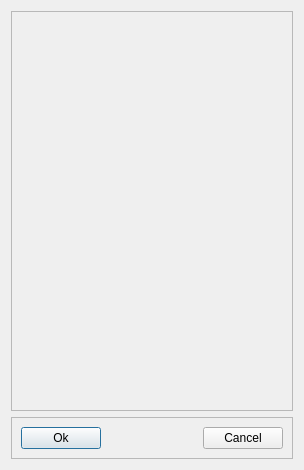
<?xml version="1.0" encoding="UTF-8"?>
<ui version="4.0">
 <class>SetColumnsDialog</class>
 <widget class="QDialog" name="SetColumnsDialog">
  <property name="geometry">
   <rect>
    <x>0</x>
    <y>0</y>
    <width>304</width>
    <height>470</height>
   </rect>
  </property>
  <property name="windowTitle">
   <string>Dialog</string>
  </property>
  <layout class="QGridLayout" name="gridLayout_2">
   <item row="1" column="0">
    <widget class="QFrame" name="frame">
     <property name="frameShape">
      <enum>QFrame::StyledPanel</enum>
     </property>
     <property name="frameShadow">
      <enum>QFrame::Raised</enum>
     </property>
     <layout class="QGridLayout" name="gridLayout">
      <item row="0" column="0">
       <widget class="QPushButton" name="OkButton">
        <property name="text">
         <string>Ok</string>
        </property>
       </widget>
      </item>
      <item row="0" column="2">
       <widget class="QPushButton" name="CancelButton">
        <property name="text">
         <string>Cancel</string>
        </property>
       </widget>
      </item>
      <item row="0" column="1">
       <spacer name="horizontalSpacer">
        <property name="orientation">
         <enum>Qt::Horizontal</enum>
        </property>
        <property name="sizeHint" stdset="0">
         <size>
          <width>40</width>
          <height>20</height>
         </size>
        </property>
       </spacer>
      </item>
     </layout>
    </widget>
   </item>
   <item row="0" column="0">
    <widget class="QFrame" name="Frame">
     <property name="sizePolicy">
      <sizepolicy hsizetype="Preferred" vsizetype="Preferred">
       <horstretch>0</horstretch>
       <verstretch>1</verstretch>
      </sizepolicy>
     </property>
     <property name="frameShape">
      <enum>QFrame::StyledPanel</enum>
     </property>
     <property name="frameShadow">
      <enum>QFrame::Raised</enum>
     </property>
    </widget>
   </item>
  </layout>
 </widget>
 <resources/>
 <connections/>
</ui>
